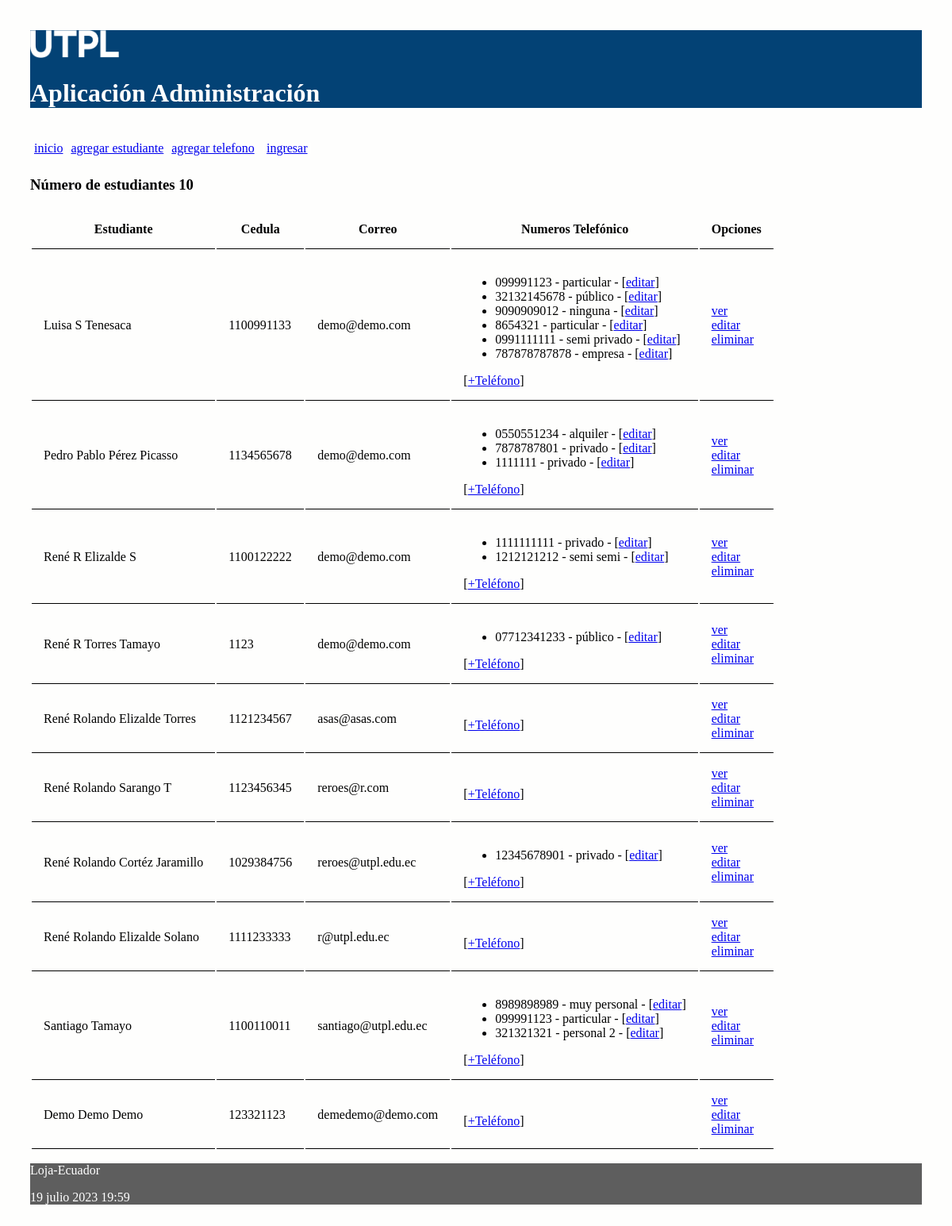
Before: / with the older database file.
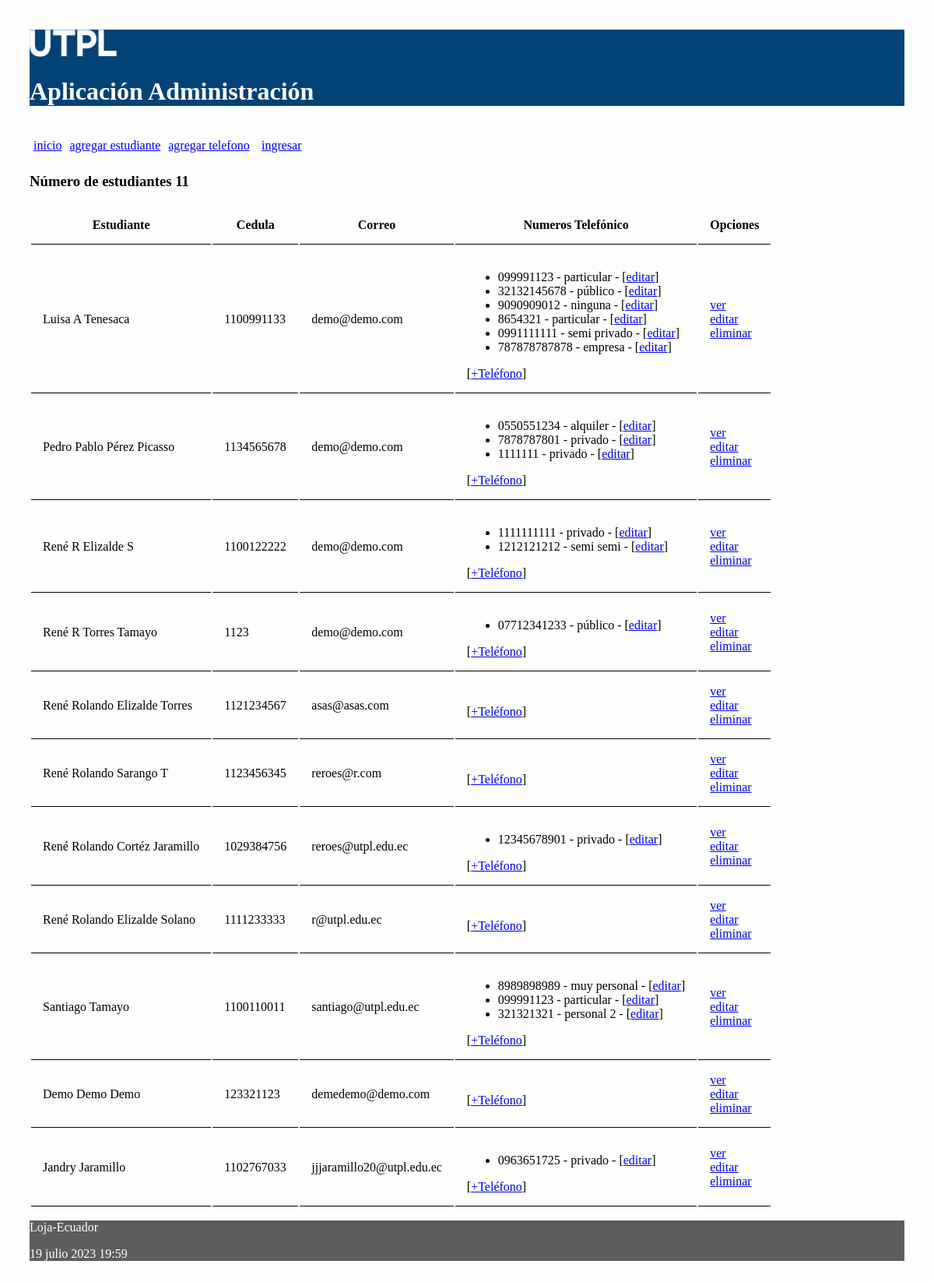
After: the same page with the newer database file.
### administrativo/models.py (models this page shows, shortened)
class Estudiante(models.Model):
    nombre = models.CharField(max_length=30)
    apellido = models.CharField(max_length=30)
    cedula = models.CharField(max_length=30, unique=True)
    correo = models.EmailField()

class NumeroTelefonico(models.Model):
    telefono = models.CharField(max_length=100)
    tipo = models.CharField(max_length=100)
    estudiante = models.ForeignKey(Estudiante, on_delete=models.CASCADE,
            related_name="numeros_telefonicos")

### administrativo/views.py (the view)
# urls.py: path('', views.index, name='index'),
def index(request):
    estudiantes = Estudiante.objects.all()
    informacion_template = {'estudiantes': estudiantes, 'numero_estudiantes': len(estudiantes)}
    return render(request, 'index.html', informacion_template)

### administrativo/templates/index.html (shortened to what this page needs)
{% extends "master.html" %}
{% block content %}
<h3>Número de estudiantes {{ numero_estudiantes }}</h3>
<table id="tabla_datos">
  <thead>
    <tr>
      <th>Estudiante</th>
      <th>Cedula</th>
      <th>Correo</th>
      <th>Numeros Telefónico </th>
      <th>Opciones</th>
    </tr>
  </thead>
  {% for e in estudiantes %}
  <tr>
    <td> {{e.nombre}} {{e.apellido}}</td>
    <td> {{e.cedula}}</td>
    <td> {{e.correo}}</td>
    <td>
      <ul>
        {% for t in e.numeros_telefonicos.all %}
          <li>
            <span>{{t.telefono}} - {{t.tipo}} - [<a href="{% url 'editar_numero_telefonico' t.id %}">editar</a>] </span>
          </li>
        {% endfor %}
      </ul>
        [<a href="{% url 'crear_numero_telefonico_estudiante' e.id%}">+Teléfono</a>]
    </td>
    <td> <a href="{% url 'obtener_estudiante' e.id %}">ver</a> <br>
      <a href="{% url 'editar_estudiante' e.id %}">editar</a> <br>
      <a href="{% url 'eliminar_estudiante' e.id %}"
      onclick="return confirm('¿Está seguro de la eliminación?')" >
      eliminar</a>
    </td>
  </tr>
  {% endfor %}
</table>
{% endblock %}

### administrativo/templates/master.html (shortened to what this page needs)
<!DOCTYPE html>
<html>
  <head>
    {% load static %}
    <link rel="stylesheet" type="text/css" href="{% static 'css/estilos.css' %}">
    <link rel="stylesheet" type="text/css" href="https://cdn.datatables.net/1.10.25/css/jquery.dataTables.min.css">
  </head>
  <body>
  <header>
    <img src="{% static 'images/logo.png' %}" height="10%" width="10%" alt="My image">
    <h1>Aplicación Administración </h1>
    <nav class="top_menu">
      <ul>
        <li><a href="{% url 'index' %}">inicio</a></li>
        <li><a href="{% url 'crear_estudiante' %}">agregar estudiante</a></li>
        <li><a href="{% url 'crear_numero_telefonico' %}">agregar telefono</a></li>
        {% if user.is_authenticated %}
          <li><a href="{% url 'logout_view' %}">salir</a></li>
        {% else %}
          <li>[<a href="{% url 'login' %}">ingresar</a>]</li>
        {% endif %}
      </ul>
    </nav>
  </header>
  <section>
      {% block content %}
      {% endblock %}
  </section>
    <footer>
      <p>Loja-Ecuador</p>
      <p>{% now "j F Y H:i" %}</p>
    </footer>
  </body>
</html>

### administrativo/static/css/estilos.css (style rules this page uses)
body { background: #FEFEFD; padding: 30px; }
header { background: #034275; color: #FFF; }
section { width: 100%; }
th, td { padding: 15px; border-bottom: 1px solid black; }
.top_menu ul { list-style:none; float:left; padding: 5px; width:95%; }
.top_menu ul li { float:left; margin-right:10px; margin-bottom:5px; text: #FFF; }
footer { background: #5E5E5E; color: #FFF; }

Changed rows visible on the page:
changed Estudiante "Tenesaca": nombre "Luisa S" → "Luisa A"
added Estudiante: nombre "Jandry", apellido "Jaramillo", cedula "1102767033", correo "jjjaramillo20@utpl.edu.ec"
added NumeroTelefonico: telefono "0963651725", tipo "privado", shown under "Jandry"
Other visible differences:
{{ numero_estudiantes }}: "10" → "11"
